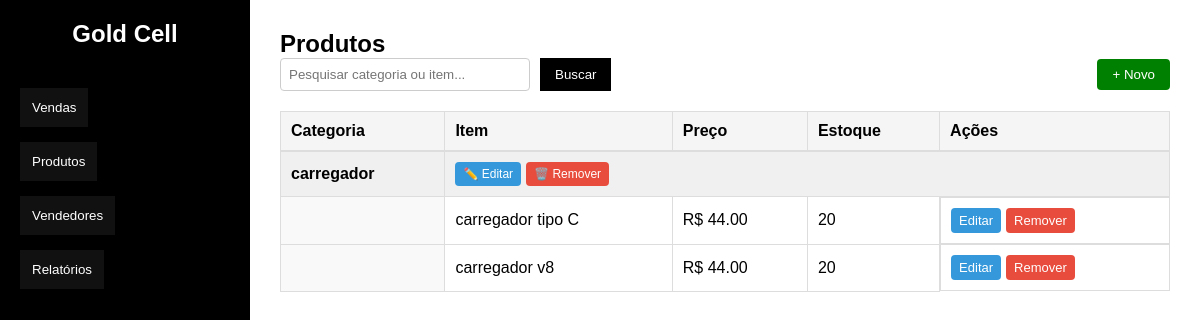
/products, run on an earlier commit of the app's database.
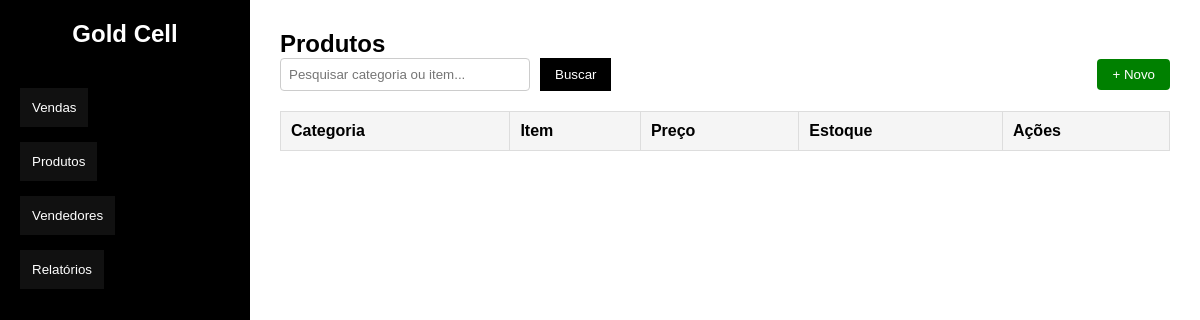
And on a later commit of the database.
### tables this page shows
CREATE TABLE products (
        id INTEGER PRIMARY KEY AUTOINCREMENT,
        name TEXT NOT NULL,
        created_at DATETIME DEFAULT CURRENT_TIMESTAMP
    );

CREATE TABLE items (
        id INTEGER PRIMARY KEY AUTOINCREMENT,
        product_id INTEGER NOT NULL,
        name TEXT NOT NULL,
        price REAL,
        stock INTEGER,
        created_at DATETIME DEFAULT CURRENT_TIMESTAMP,

        FOREIGN KEY (product_id) REFERENCES products(id)
    );

### routes.py (the view)
@app.route("/products")
def list_products():
    data = get_products_grouped()
    return render_template("products.html", data=data)

### database/engine.py (called while the page is built)
def get_connection():
    return sqlite3.connect(DB_PATH)

### templates/products.html (shortened to what this page needs)
{% extends "base.html" %}
{% block extra_css %}
    <link rel="stylesheet" href="{{ url_for('static', filename='products.css') }}">
{% endblock %}
{% block content %}
<h2>Produtos</h2>
<div class="products-header">
    <form method="get" class="search-box">
        <input
            type="text"
            name="search"
            placeholder="Pesquisar categoria ou item..."
            value="{{ request.args.get('search','') }}"
        >
        <button type="submit">Buscar</button>
    </form>
    <a href="/produtos/novo">
        <button class="btn-add">+ Novo</button>
    </a>
</div>
<table class="products-table">
    <tr>
        <th>Categoria</th>
        <th>Item</th>
        <th>Preço</th>
        <th>Estoque</th>
        <th>Ações</th>
    </tr>
    {% for product_id, product_data in data.items() %}
        {% if product_data['items']|length > 0 %}
            <tr class="category-row">
                <td style="background: #f0f0f0; font-weight: bold;">
                    {{ product_data['name'] }}
                </td>
                <td colspan="4" style="background: #f0f0f0; text-align: right;">
                    <div class="actions">
                        <a href="/categoria/editar/{{ product_id }}">
                            <button class="btn-edit" style="font-size: 12px;">✏️ Editar</button>
                        </a>
                        <a href="/categoria/remover/{{ product_id }}"
                           onclick="return confirm('Deseja realmente remover esta categoria?')">
                            <button class="btn-delete" style="font-size: 12px;">🗑️ Remover</button>
                        </a>
                    </div>
                </td>
            </tr>
        {% endif %}
        {% for item in product_data['items'] %}
            <tr>
                <td></td>
                <td>{{ item['name'] }}</td>
                <td>R$ {{ "%.2f"|format(item['price']) if item['price'] else "0.00" }}</td>
                <td>{{ item['stock'] or "0" }}</td>
                <td class="actions">
                    <a href="/produtos/editar/{{ item['id'] }}">
                        <button class="btn-edit">Editar</button>
                    </a>
                    <a href="/produtos/remover/{{ item['id'] }}"
                       onclick="return confirm('Deseja realmente remover este item?')">
                        <button class="btn-delete">Remover</button>
                    </a>
                </td>
            </tr>
        {% endfor %}
    {% endfor %}
</table>
{% endblock %}

### templates/base.html (shortened to what this page needs)
<!DOCTYPE html>
<html lang="pt-BR">
<head>
    <link rel="stylesheet" href="{{ url_for('static', filename='base.css') }}">
    {% block extra_css %}{% endblock %}
</head>
<body>
<div class="container">
    <aside class="sidebar">
        <h1 class="logo">Gold Cell</h1>
        <nav class="menu">
            <a href="/vendas"><button>Vendas</button></a>
            <a href="/produtos"><button>Produtos</button></a>
            <a href="/vendedores"><button>Vendedores</button></a>
            <a href="/relatorios"><button>Relatórios</button></a>
        </nav>
    </aside>
    <main class="main-content">
        {% block content %}
        {% endblock %}
    </main>
</div>
</body>
</html>

### static/base.css (style rules this page uses)
* { margin: 0; padding: 0; box-sizing: border-box; font-family: Arial, Helvetica, sans-serif; }
body { height: 100vh; }
.container { display: flex; height: 100vh; }
.sidebar { width: 250px; background-color: #000; color: #fff; padding: 20px; }
.logo { text-align: center; margin-bottom: 40px; font-size: 24px; }
.menu { display: flex; flex-direction: column; gap: 15px; }
.menu button { padding: 12px; background-color: #111; border: none; color: #fff; cursor: pointer; text-align: left; transition: 0.3s; }
.main-content { flex: 1; background-color: #fff; padding: 30px; }

### static/products.css (style rules this page uses)
.products-header { display: flex; justify-content: space-between; align-items: center; margin-bottom: 20px; }
.search-box { display: flex; gap: 10px; }
.search-box input { padding: 8px; width: 250px; border: 1px solid #ccc; border-radius: 4px; }
.search-box button { padding: 8px 15px; background: #000; color: #fff; border: none; cursor: pointer; }
.btn-add { padding: 8px 15px; background: green; color: white; border: none; cursor: pointer; border-radius: 4px; }
.products-table { width: 100%; border-collapse: collapse; margin-top: 20px; }
.products-table th, .products-table td { padding: 10px; border: 1px solid #ddd; text-align: left; }
.products-table th { background: #f5f5f5; }

What changed in the data, as far as the page shows it:
removed products: name "carregador"
removed items: name "carregador tipo C", price "44.00", stock "20"
removed items: name "carregador v8", price "44.00", stock "20"
Also different on the page:
list line gone: "✏️ Editar 🗑️ Remover"
